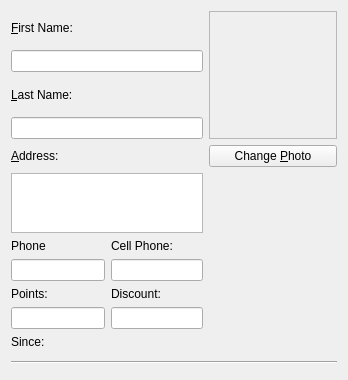
<?xml version="1.0" encoding="UTF-8"?>
<ui version="4.0">
 <class>clientEditor</class>
 <widget class="QWidget" name="clientEditor">
  <property name="geometry">
   <rect>
    <x>0</x>
    <y>0</y>
    <width>348</width>
    <height>295</height>
   </rect>
  </property>
  <property name="windowTitle">
   <string>Form</string>
  </property>
  <layout class="QGridLayout" name="gridLayout">

   <item row="0" column="0">
    <widget class="QLabel" name="label_14">
     <property name="text">
      <string>&amp;First Name:</string>
     </property>
     <property name="buddy">
      <cstring>editClientFName</cstring>
     </property>
    </widget>
   </item>
   <item row="1" column="0" colspan="2">
    <widget class="MibitLineEdit" name="editClientFName"/>
   </item>

   <item row="0" column="2" rowspan="4">
    <widget class="QLabel" name="labelClientPhoto">
     <property name="sizePolicy">
      <sizepolicy hsizetype="Maximum" vsizetype="Maximum">
       <horstretch>0</horstretch>
       <verstretch>0</verstretch>
      </sizepolicy>
     </property>
     <property name="minimumSize">
      <size>
       <width>128</width>
       <height>128</height>
      </size>
     </property>
     <property name="frameShape">
      <enum>QFrame::StyledPanel</enum>
     </property>
     <property name="frameShadow">
      <enum>QFrame::Sunken</enum>
     </property>
     <property name="text">
      <string/>
     </property>
     <property name="alignment">
      <set>Qt::AlignCenter</set>
     </property>
    </widget>
   </item>

   <item row="2" column="0">
    <widget class="QLabel" name="label_15">
     <property name="text">
      <string>&amp;Last Name:</string>
     </property>
     <property name="buddy">
      <cstring>editClientName</cstring>
     </property>
    </widget>
   </item>

   <item row="3" column="0" colspan="2">
    <widget class="MibitLineEdit" name="editClientName"/>
   </item>

   <item row="4" column="0">
    <widget class="QLabel" name="label_16">
     <property name="text">
      <string>&amp;Address:</string>
     </property>
     <property name="buddy">
      <cstring>editClientAddress</cstring>
     </property>
    </widget>
   </item>
   <item row="5" column="0" colspan="2">
    <widget class="QTextEdit" name="editClientAddress">
     <property name="maximumSize">
      <size>
       <width>16777215</width>
       <height>60</height>
      </size>
     </property>
     <property name="tabChangesFocus">
      <bool>true</bool>
     </property>
     <property name="acceptRichText">
      <bool>false</bool>
     </property>
    </widget>
   </item>
   <item row="6" column="0">
    <widget class="QLabel" name="label_17">
     <property name="text">
      <string>Phone</string>
     </property>
     <property name="buddy">
      <cstring>editClientPhone</cstring>
     </property>
    </widget>
   </item>
   <item row="6" column="1">
    <widget class="QLabel" name="label_18">
     <property name="text">
      <string>Cell Phone:</string>
     </property>
     <property name="buddy">
      <cstring>editClientCell</cstring>
     </property>
    </widget>
   </item>
   <item row="7" column="0">
    <widget class="MibitLineEdit" name="editClientPhone">
     <property name="minimumSize">
      <size>
       <width>94</width>
       <height>0</height>
      </size>
     </property>
     <property name="maximumSize">
      <size>
       <width>100</width>
       <height>16777215</height>
      </size>
     </property>
    </widget>
   </item>
   <item row="7" column="1">
    <widget class="MibitLineEdit" name="editClientCell">
     <property name="maximumSize">
      <size>
       <width>100</width>
       <height>16777215</height>
      </size>
     </property>
    </widget>
   </item>
   <item row="4" column="2">
    <widget class="QPushButton" name="btnChangeClientPhoto">
     <property name="text">
      <string>Change &amp;Photo</string>
     </property>
    </widget>
   </item>
   <item row="8" column="0">
    <widget class="QLabel" name="label">
     <property name="text">
      <string>Points:</string>
     </property>
    </widget>
   </item>
   <item row="8" column="1">
    <widget class="QLabel" name="label_2">
     <property name="text">
      <string>Discount:</string>
     </property>
    </widget>
   </item>
   <item row="9" column="0">
    <widget class="MibitLineEdit" name="editClientPoints">
     <property name="minimumSize">
      <size>
       <width>94</width>
       <height>0</height>
      </size>
     </property>
     <property name="maximumSize">
      <size>
       <width>100</width>
       <height>16777215</height>
      </size>
     </property>
    </widget>
   </item>
   <item row="9" column="1">
    <widget class="MibitLineEdit" name="editClientDiscount">
     <property name="maximumSize">
      <size>
       <width>100</width>
       <height>16777215</height>
      </size>
     </property>
    </widget>
   </item>
   <item row="10" column="0">
    <widget class="QLabel" name="label_3">
     <property name="text">
      <string>Since:</string>
     </property>
    </widget>
   </item>
   <item row="11" column="0" colspan="2">
    <widget class="KDateWidget" name="sinceDatePicker"/>
   </item>
   <item row="12" column="0" colspan="3">
    <widget class="Line" name="line">
     <property name="orientation">
      <enum>Qt::Horizontal</enum>
     </property>
    </widget>
   </item>
   <item row="13" column="0">
    <spacer name="verticalSpacer">
     <property name="orientation">
      <enum>Qt::Vertical</enum>
     </property>
     <property name="sizeType">
      <enum>QSizePolicy::Minimum</enum>
     </property>
     <property name="sizeHint" stdset="0">
      <size>
       <width>20</width>
       <height>5</height>
      </size>
     </property>
    </spacer>
   </item>
  </layout>
 </widget>
 <customwidgets>
  <customwidget>
   <class>KDateWidget</class>
   <extends>QWidget</extends>
   <header>kdatewidget.h</header>
  </customwidget>
  <customwidget>
   <class>MibitLineEdit</class>
   <extends>QLineEdit</extends>
   <header>../../mibitWidgets/mibitlineedit.h</header>
  </customwidget>
 </customwidgets>
 <tabstops>
  <tabstop>editClientFName</tabstop>
  <tabstop>editClientName</tabstop>
  <tabstop>editClientAddress</tabstop>
  <tabstop>editClientPhone</tabstop>
  <tabstop>editClientCell</tabstop>
  <tabstop>editClientPoints</tabstop>
  <tabstop>editClientDiscount</tabstop>
  <tabstop>btnChangeClientPhoto</tabstop>
 </tabstops>
 <resources/>
 <connections/>
</ui>
